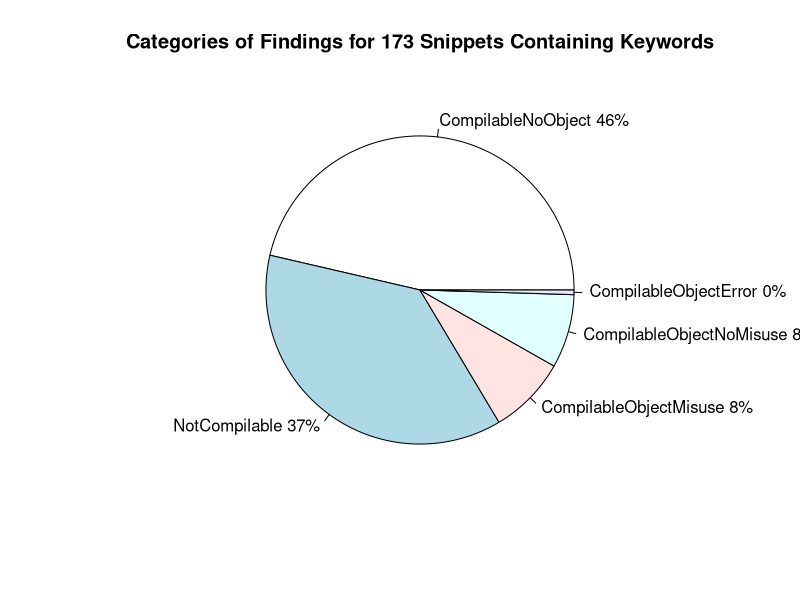

The R source for this figure:

png(file="PiePureMatchFull.png", width     = 3.25,
  height    = 2.25,
  units     = "in",
  res       = 1200,
  pointsize = 4)

slices <- c(96, 77, 17, 16, 1)

lbls <- c("CompilableNoObject", "NotCompilable", "CompilableObjectMisuse", "CompilableObjectNoMisuse", "CompilableObjectError")
pct <- round(slices/sum(slices)*100)
lbls <- paste(lbls, pct) # add percents to labels 
lbls <- paste(lbls,"%",sep="")

pie(slices, labels = lbls, main = "Categories of Findings for 173 Snippets Containing Keywords")
